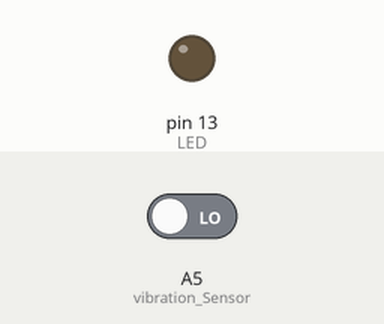
Recording of a sketch running on a simulated Arduino Uno, built with avr-gcc and run on an emulated ATmega328P. Shown: output pins drawn as LEDs (lit = HIGH). Dashed ring = blinking. Inputs (shaded band) come from the test bench; at power-on: A5 (vibration_Sensor) LOW.

Above: at 1.2 s.
1.3 s: A5 (vibration_Sensor) driven HIGH
At 1.42 s:
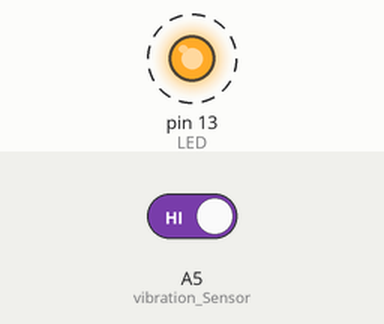
Timing chart, 0 to 4.3 s (numbered marks = the images above; inputs shaded):
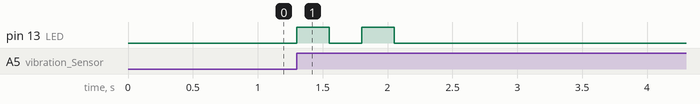

The sketch:

Vibr.ino
```cpp
#include <Arduino.h>

#include <stdio.h>
#define ON 1
#define OFF 0

int vibration_Sensor = A5;

int LED = 13;
int present_condition = 0;
int previous_condition = 0;
void setup() {

pinMode(vibration_Sensor, INPUT);
pinMode(LED, OUTPUT);
}

void led_blink(void);
void loop() {

previous_condition = present_condition;
present_condition = digitalRead(A5); // Reading digital data from the A5 Pin of the Arduino.
if (previous_condition != present_condition) {
led_blink();
} else {

digitalWrite(LED, OFF);

}

}

void led_blink(void) {
digitalWrite(LED, ON);
delay(250);
digitalWrite(LED, OFF);
delay(250);
digitalWrite(LED, ON);
delay(250);
digitalWrite(LED, OFF);
delay(250);

}
```

Measured:
- after the input at 1.3 s, pin 13 (LED): alternates HIGH for 0.25 s and LOW for 0.25 s, 4 changes in all, then stays LOW, starting at once
